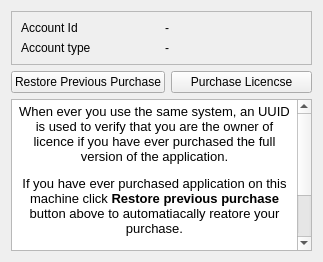
<?xml version="1.0" encoding="UTF-8"?>
<ui version="4.0">
 <class>account</class>
 <widget class="QWidget" name="account">
  <property name="geometry">
   <rect>
    <x>0</x>
    <y>0</y>
    <width>323</width>
    <height>262</height>
   </rect>
  </property>
  <property name="windowTitle">
   <string>Form</string>
  </property>
  <layout class="QVBoxLayout" name="verticalLayout">
   <item>
    <widget class="QFrame" name="frame1">
     <property name="frameShape">
      <enum>QFrame::StyledPanel</enum>
     </property>
     <layout class="QGridLayout" name="gridLayout">
      <item row="0" column="1">
       <widget class="QLabel" name="id">
        <property name="text">
         <string>-</string>
        </property>
       </widget>
      </item>
      <item row="0" column="0">
       <widget class="QLabel" name="label">
        <property name="text">
         <string>Account Id</string>
        </property>
       </widget>
      </item>
      <item row="1" column="0">
       <widget class="QLabel" name="label_3">
        <property name="text">
         <string>Account type</string>
        </property>
       </widget>
      </item>
      <item row="1" column="1">
       <widget class="QLabel" name="acc_type">
        <property name="text">
         <string>-</string>
        </property>
       </widget>
      </item>
     </layout>
    </widget>
   </item>
   <item>
    <layout class="QHBoxLayout" name="horizontalLayout">
     <item>
      <widget class="QPushButton" name="restore_purchase">
       <property name="text">
        <string>Restore Previous Purchase</string>
       </property>
      </widget>
     </item>
     <item>
      <widget class="QPushButton" name="buy">
       <property name="text">
        <string>Purchase Licencse</string>
       </property>
      </widget>
     </item>
    </layout>
   </item>
   <item>
    <widget class="QTextBrowser" name="textBrowser">
     <property name="html">
      <string>&lt;!DOCTYPE HTML PUBLIC &quot;-//W3C//DTD HTML 4.0//EN&quot; &quot;http://www.w3.org/TR/REC-html40/strict.dtd&quot;&gt;
&lt;html&gt;&lt;head&gt;&lt;meta name=&quot;qrichtext&quot; content=&quot;1&quot; /&gt;&lt;style type=&quot;text/css&quot;&gt;
p, li { white-space: pre-wrap; }
&lt;/style&gt;&lt;/head&gt;&lt;body style=&quot; font-family:'Ubuntu'; font-size:11pt; font-weight:400; font-style:normal;&quot;&gt;
&lt;p align=&quot;center&quot; style=&quot; margin-top:0px; margin-bottom:0px; margin-left:0px; margin-right:0px; -qt-block-indent:0; text-indent:0px;&quot;&gt;&lt;span style=&quot; font-size:10pt;&quot;&gt;When ever you use the same system, an UUID is used to verify that you are the owner of licence if you have ever purchased the full version of the application.&lt;/span&gt;&lt;/p&gt;
&lt;p align=&quot;center&quot; style=&quot; margin-top:12px; margin-bottom:12px; margin-left:0px; margin-right:0px; -qt-block-indent:0; text-indent:0px;&quot;&gt;&lt;span style=&quot; font-size:10pt;&quot;&gt;If you have ever purchased application on this machine click &lt;/span&gt;&lt;span style=&quot; font-size:10pt; font-weight:600;&quot;&gt;Restore previous purchase&lt;/span&gt;&lt;span style=&quot; font-size:10pt;&quot;&gt; button above to automatiacally reatore your purchase.&lt;/span&gt;&lt;/p&gt;
&lt;p align=&quot;center&quot; style=&quot; margin-top:12px; margin-bottom:12px; margin-left:0px; margin-right:0px; -qt-block-indent:0; text-indent:0px;&quot;&gt;&lt;span style=&quot; font-size:10pt;&quot;&gt;or&lt;/span&gt;&lt;/p&gt;
&lt;p align=&quot;center&quot; style=&quot; margin-top:12px; margin-bottom:12px; margin-left:0px; margin-right:0px; -qt-block-indent:0; text-indent:0px;&quot;&gt;&lt;span style=&quot; font-size:10pt;&quot;&gt;If you want to buy the full version of the application you can click on &lt;/span&gt;&lt;span style=&quot; font-size:10pt; font-weight:600;&quot;&gt;Purchace Licence&lt;/span&gt;&lt;span style=&quot; font-size:10pt;&quot;&gt; button above.&lt;/span&gt;&lt;/p&gt;&lt;/body&gt;&lt;/html&gt;</string>
     </property>
     <property name="textInteractionFlags">
      <set>Qt::NoTextInteraction</set>
     </property>
    </widget>
   </item>
  </layout>
 </widget>
 <resources/>
 <connections/>
</ui>
